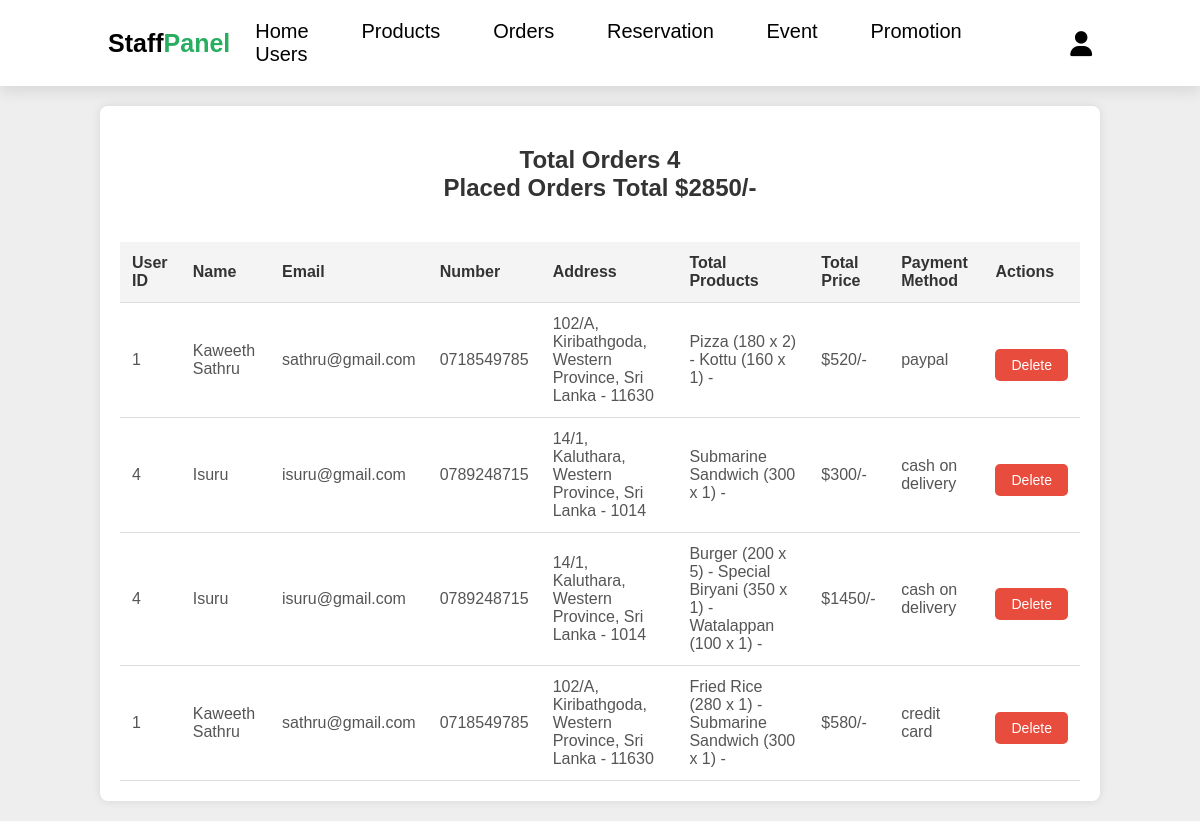
The page /staff/orders.php (signed in) on the database its author committed.
### tables this page shows
CREATE TABLE `orders` (
  `id` int(100) NOT NULL,
  `user_id` int(100) NOT NULL,
  `name` varchar(20) NOT NULL,
  `number` varchar(10) NOT NULL,
  `email` varchar(50) NOT NULL,
  `method` varchar(50) NOT NULL,
  `address` varchar(500) NOT NULL,
  `total_products` varchar(1000) NOT NULL,
  `total_price` int(100) NOT NULL,
  `placed_on` date NOT NULL DEFAULT current_timestamp(),
  `payment_status` varchar(20) NOT NULL DEFAULT 'pending'
);

### staff/orders.php (the view, shortened to what this page needs)
<?php
include '../components/connect.php';
?>
<!DOCTYPE html>
<html lang="en">
<head>
   <link rel="stylesheet" href="https://cdnjs.cloudflare.com/ajax/libs/font-awesome/6.1.1/css/all.min.css">
   <link rel="stylesheet" href="../css/admin_style.css">
</head>
<body>
<?php include '../components/staff_header.php' ?>
<section class="placed-orders">
   <?php
   $select_orders = $conn->prepare("SELECT * FROM `orders`");
   $select_orders->execute();
   $numbers_of_orders = $select_orders->rowCount();
   $total_pendings = 0;
   $select_pendings = $conn->prepare("SELECT * FROM `orders` WHERE payment_status = ?");
   $select_pendings->execute(['pending']);
   while ($fetch_pendings = $select_pendings->fetch(PDO::FETCH_ASSOC)) {
       $total_pendings += $fetch_pendings['total_price'];
   }
   ?>
   <h1 class="heading">Total Orders <?= $numbers_of_orders; ?>
      <br>Placed Orders Total <span>$</span><?= $total_pendings; ?><span>/-</span>
   </h1>
   <div class="table-container">
       <table>
           <thead>
               <tr>
                   <th>User ID</th>
                   <th>Name</th>
                   <th>Email</th>
                   <th>Number</th>
                   <th>Address</th>
                   <th>Total Products</th>
                   <th>Total Price</th>
                   <th>Payment Method</th>
                   <th>Actions</th>
               </tr>
           </thead>
           <tbody>
               <?php
               $select_orders = $conn->prepare("SELECT * FROM `orders`");
               $select_orders->execute();
               if ($select_orders->rowCount() > 0) {
                   while ($fetch_orders = $select_orders->fetch(PDO::FETCH_ASSOC)) {
               ?>
               <tr>
                   <td><?= $fetch_orders['user_id']; ?></td>
                   <td><?= $fetch_orders['name']; ?></td>
                   <td><?= $fetch_orders['email']; ?></td>
                   <td><?= $fetch_orders['number']; ?></td>
                   <td><?= $fetch_orders['address']; ?></td>
                   <td><?= $fetch_orders['total_products']; ?></td>
                   <td>$<?= $fetch_orders['total_price']; ?>/-</td>
                   <td><?= $fetch_orders['method']; ?></td>
                   <td>
                       <a href="placed_orders.php?delete=<?= $fetch_orders['id']; ?>" class="delete-btn" onclick="return confirm('Delete this order?');">Delete</a>
                   </td>
               </tr>
               <?php
                   }
               } else {
                   echo '<tr><td colspan="9" class="empty">No orders placed yet!</td></tr>';
               }
               ?>
           </tbody>
       </table>
   </div>
</section>
</body>
</html>

### css/admin_style.css (style rules this page uses)
:root { --main-color:#4834d4; --green:#27ae60; --black:#000000; --red:#ca261b; --light-color:#eee; --white:#ffffff; --blue:#192a56; --orange:#f37d0f; --box-shadow:0 .5rem 1.5rem rgba(0,0,0,.1); --border:.2rem solid var(--black); }
* { font-family: 'Nunito', sans-serif; margin:0; padding:0; box-sizing: border-box; text-decoration: none; outline: none; border:none; transition: all .2s linear; }
html { font-size: 62.5%; overflow-x: hidden; scroll-padding-top: 5.5rem; scroll-behavior: smooth; }
body { background-color: var(--light-color); }
section { padding:2rem 9%; }
.btn, .delete-btn, .option-btn { display: block; margin-top: 1rem; border-radius: .5rem; cursor: pointer; width: 100%; font-size: 1.8rem; color:var(--white); padding:1.2rem 3rem; text-transform: capitalize; text-align: center; background: var(--green); }
.delete-btn { background-color: var(--red); color:var(--white); }
.heading { text-align: center; margin-bottom: 2rem; text-transform: capitalize; color:var(--black); font-size: 3rem; }
.heading { text-align: center; margin: 20px 0; font-size: 24px; color: #333; }
.placed-orders { max-width: 1000px; margin: 20px auto; padding: 20px; background-color: #fff; border-radius: 8px; box-shadow: 0 0 10px rgba(0, 0, 0, 0.1); }
.table-container { overflow-x: auto; }
table { width: 100%; border-collapse: collapse; margin-top: 20px; }
th, td { padding: 12px; text-align: left; border-bottom: 1px solid #ddd; font-size: 16px; color: #555; }
th { background-color: #f4f4f4; color: #333; }
.placed-orders .table-container tbody tr .delete-btn { background-color: #e74c3c; color: #fff; padding: 8px 16px; border: none; border-radius: 5px; text-decoration: none; font-size: 14px; cursor: pointer; transition: background-color 0.3s ease; }

### rows shown on the page
orders: user "1", name "Kaweeth Sathru", email "sathru@gmail.com", number "0718549785", address "102/A, Kiribathgoda, Western Province, Sri Lanka - 11630", total_products "Pizza (180 x 2) - Kottu (160 x 1) -", total_price "520", method "paypal"
orders: user "4", name "Isuru", email "isuru@gmail.com", number "0789248715", address "14/1, Kaluthara, Western Province, Sri Lanka - 1014", total_products "Submarine Sandwich (300 x 1) -", total_price "300", method "cash on delivery"
orders: user "4", name "Isuru", email "isuru@gmail.com", number "0789248715", address "14/1, Kaluthara, Western Province, Sri Lanka - 1014", total_products "Burger (200 x 5) - Special Biryani (350 x 1) - Watalappan (100 x 1) -", total_price "1450", method "cash on delivery"
orders: user "1", name "Kaweeth Sathru", email "sathru@gmail.com", number "0718549785", address "102/A, Kiribathgoda, Western Province, Sri Lanka - 11630", total_products "Fried Rice (280 x 1) - Submarine Sandwich (300 x 1) -", total_price "580", method "credit card"

### other values the page prints
$numbers_of_orders "4"
$total_pendings "2850"
